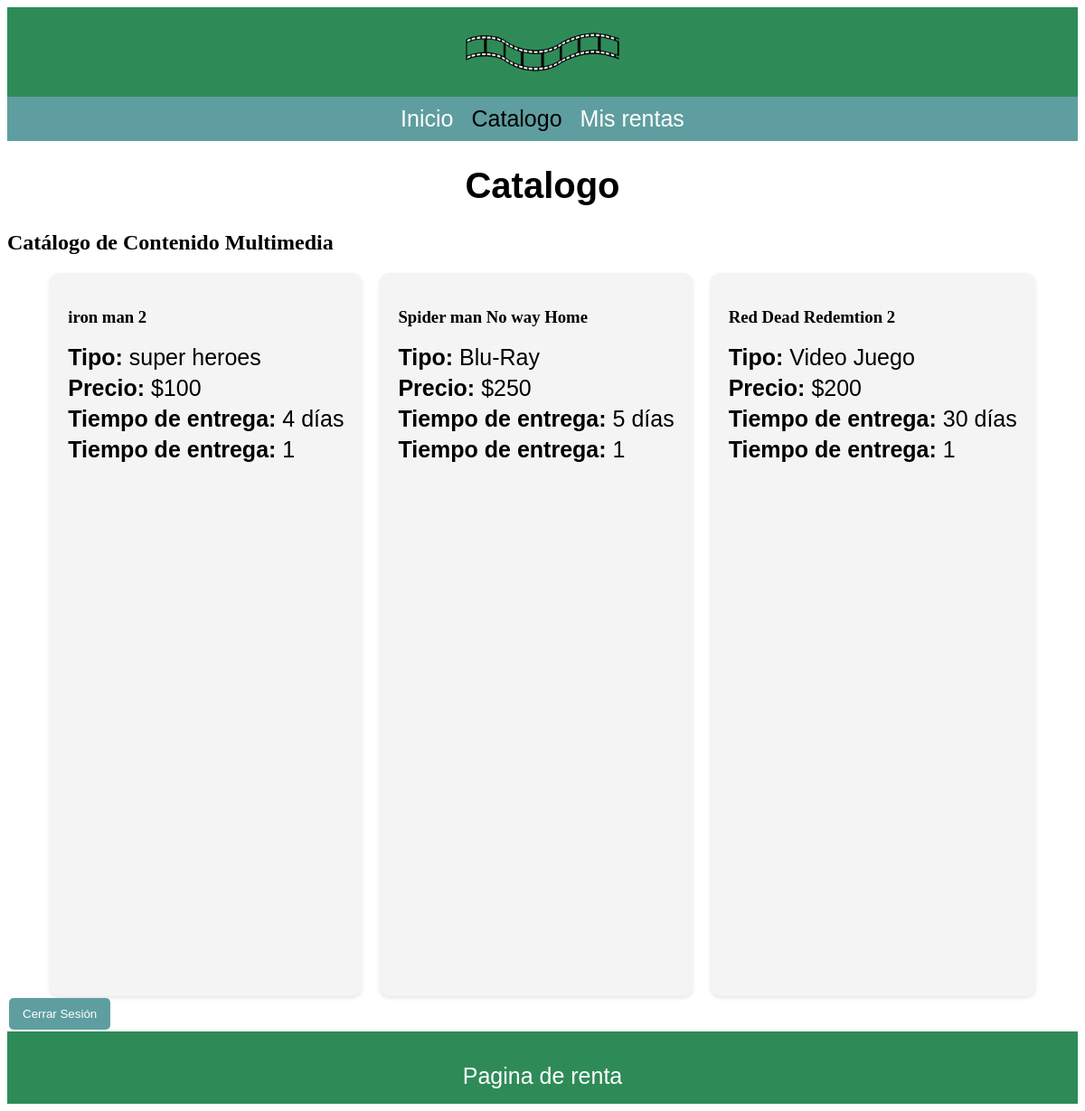
Page /views/usuario/catalogo.php (signed in) on the committed database.
### tables this page shows
CREATE TABLE `multimedia` (
  `id` int NOT NULL AUTO_INCREMENT,
  `titulo` varchar(45) NOT NULL,
  `tipo` varchar(45) NOT NULL,
  `precio_renta` double DEFAULT NULL,
  `dias_renta` varchar(45) DEFAULT NULL,
  `disponible` tinyint(1) DEFAULT NULL,
  PRIMARY KEY (`id`)
);

### views/usuario/catalogo.php (the view, shortened to what this page needs)
<html>
<head>
    <link rel="stylesheet" href="../../css/usuario.css">
</head>
<body>
    <header class="header">
        <a href="user_principal.php">
            <img class="header__logo" src="../../img/logo.png" alt="logo">
        </a>
    </header>
    <nav class="navegacion">
        <a href="user_principal.php" class="navegacion__enlace">Inicio</a>
        <a href="catalogo.php" class="navegacion__enlace navegacion__enlace--activo">Catalogo</a>
        <a href="rentas.php" class="navegacion__enlace">Mis rentas</a>
    </nav>
    <main>
        <h1>Catalogo</h1>
        <?php
        require_once '../conexion.php';
        ?>
        <h2>Catálogo de Contenido Multimedia</h2>
        <div class="catalogo">
        <div class="lista-catalogo">
            <?php
            $sql = "SELECT * FROM multimedia";
            $result = mysqli_query($conn, $sql);
            if ($result && mysqli_num_rows($result) > 0) {
                while ($row = mysqli_fetch_assoc($result)) {
                    echo "<div class='contenido-catalogo'>";
                    echo "<h3>" . $row["titulo"] . "</h3>";
                    echo "<p><strong>Tipo:</strong> " . $row["tipo"] . "</p>";
                    echo "<p><strong>Precio:</strong> $" . $row["precio_renta"] . "</p>";
                    echo "<p><strong>Tiempo de entrega:</strong> " . $row["dias_renta"] . " días</p>";
                    echo "<p><strong>Tiempo de entrega:</strong> " . $row["disponible"] . " </p>";
                    echo "</div>";
                }
            } else {
                echo "<p>No se encontró contenido multimedia en el catálogo.</p>";
            }
            ?>
        </div>
    </div>
    </main>
    <button onclick="location.href='../cerrar_sesion.php'" class="boton">Cerrar Sesión</button>
    <footer class="footer">
        <p class="footer__texto">Pagina de renta</p>
    </footer>
</body>
</html>

### css/usuario.css (style rules this page uses)
body { background-color: white; }
p { font-family: 'Josefin Sans', sans-serif; font-size: 25px; color: black; }
a { text-decoration: none; }
h1 { font-family: 'Josefin Sans', sans-serif; color: black; font-size: 40px; text-align: center; padding: 0; }
img { max-width: 15%; }
.header { justify-content: center; display: flex; background-color: seagreen; }
.header__logo { padding: 20px; margin: auto; display: block; }
.footer { background-color: seagreen; text-align: center; padding: 10px 0; height: 60px; }
.footer__texto { text-align: center; color: white; }
.navegacion { background-color: cadetblue; padding: 10px 0; display: flex; justify-content: center; gap: 20px; }
.navegacion__enlace { color: white; font-family: 'Josefin Sans', sans-serif; font-size: 25px; }
.navegacion__enlace--activo, .navegacion__enlace:hover { color: black; }
.boton { background-color: cadetblue; color: white; border: none; padding: 10px 15px; text-align: center; text-decoration: none; display: inline-block; margin: 2px; cursor: pointer; border-radius: 5px; }
.catalogo { display: flex; justify-content: center; min-height: 100vh; }
.lista-catalogo { display: flex; flex-wrap: wrap; gap: 20px; }
.contenido-catalogo { background-color: #f4f4f4; border-radius: 10px; padding: 20px; box-shadow: 0px 2px 4px rgba(0, 0, 0, 0.1); }
.contenido-catalogo p { margin: 5px 0; }
strong { font-weight: bold; }

### rows in the picture
multimedia: titulo "iron man 2", tipo "super heroes", precio_renta "100", dias_renta "4", disponible "1"
multimedia: titulo "Spider man No way Home", tipo "Blu-Ray", precio_renta "250", dias_renta "5", disponible "1"
multimedia: titulo "Red Dead Redemtion 2", tipo "Video Juego", precio_renta "200", dias_renta "30", disponible "1"
